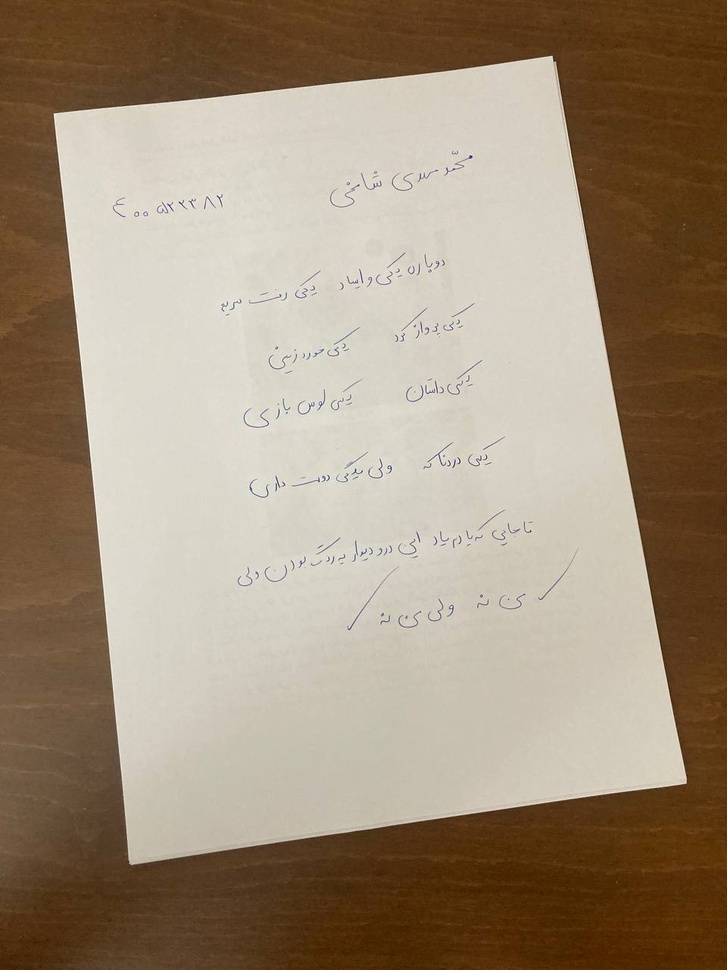
#> input picture HW3/Q7/pic.jpg, 727 x 970 px, shrunk from 960 x 1280 before the run
$ jupyter execute Q7.ipynb
#> lines starting #> are read from the running program, lines starting #| are printed output that depends on the picture; after the words box and inside, x2 and y2 are one past the last pixel; in counts of white or black regions, pixels touching at a corner belong together
# Imports

[cell 1]
import cv2
import numpy as np
import matplotlib.pyplot as plt

# Utilities

[cell 2]
def imshow(im):
    width, height, *channels = im.shape
    if channels:
        # By default, OpenCV tends to work with images in the BGR format.
        # This is due to some outdated practices, but it has been left in the library.
        # We can iterate the channels in reverse order to get an RGB image.
        plt.imshow(im[:,:,::-1])
    else:
        plt.imshow(im, cmap='gray')
    plt.axis('off')

[cell 3]
def reorder(vertices):
    # OpenCV *prefers* if we use `np.float32`.
    reordered = np.zeros_like(vertices, dtype=np.float32)
    add = vertices.sum(1)
    reordered[0] = vertices[np.argmin(add)]
    reordered[2] = vertices[np.argmax(add)]
    diff = np.diff(vertices, axis=1)
    reordered[1] = vertices[np.argmin(diff)]
    reordered[3] = vertices[np.argmax(diff)]
    return reordered

# Image

[cell 4]
image = cv2.imread('pic.jpg')
#> image is the input picture: shape (970, 727, 3); mean B, G, R 121.1, 142.1, 159.4

# Process

Follow the hints in each section to implement the functions.

## Grayscale Transform

Use the `cv2.cvtColor` function with any color space you deem appropriate. The resulting image should have a single channel.

[cell 5]
def to_grayscale(im):

    im_gray = cv2.cvtColor(im, cv2.COLOR_BGR2GRAY)

    return im_gray

[cell 6]
grayscale = to_grayscale(image)
#> in to_grayscale, `im_gray = cv2.cvtColor(im, cv2.COLOR_BGR2GRAY)`:
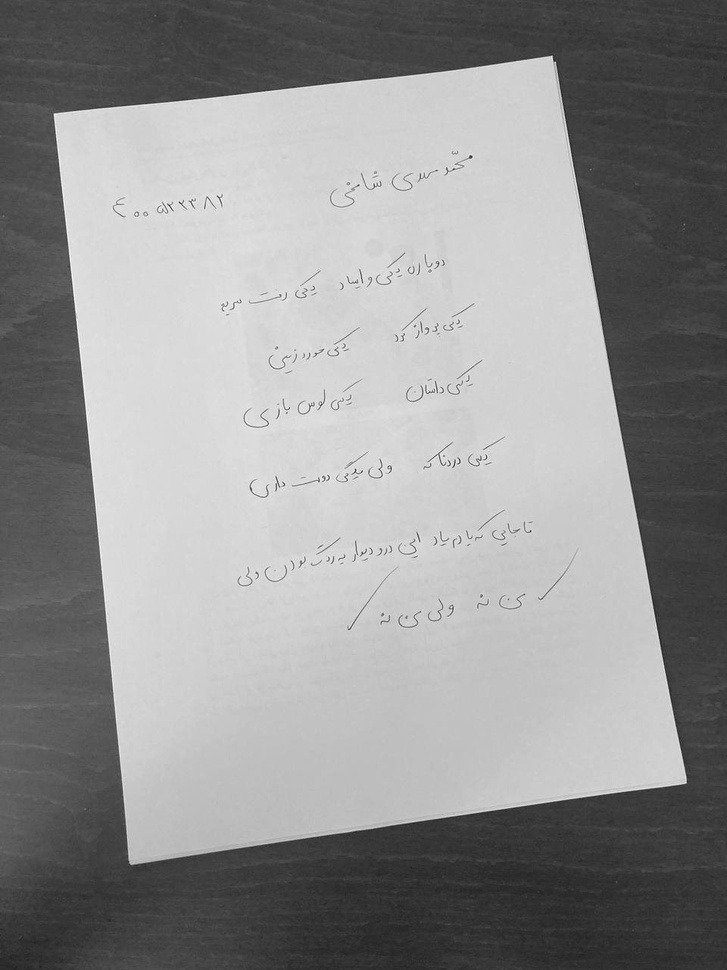
#> im_gray: shape (970, 727); min 31, max 254, mean 144.9
imshow(grayscale)

## Blurring the Image

The Gaussian filter or its more advanced sibling, the Bilateral filter, have shown the best results. Go with whatever smoothing filter you prefer. Considering that the image is highly likely to contain texts, adjust your window size accordingly.

[cell 7]
def blur(image):
    im_blur = cv2.GaussianBlur(image, (3, 3), 0)
    return im_blur

[cell 8]
blurred = blur(grayscale)
imshow(blurred)

## Edge Detection

The `cv2.Canny` filter tends to generate the best results. Tune its thresholds using the provided image and try it on a few more examples.

[cell 9]
def to_edges(im):
    im_edges = cv2.Canny(im, 100, 200)
    return im_edges

[cell 10]
edges = to_edges(blurred)
#> in to_edges, `im_edges = cv2.Canny(im, 100, 200)`:
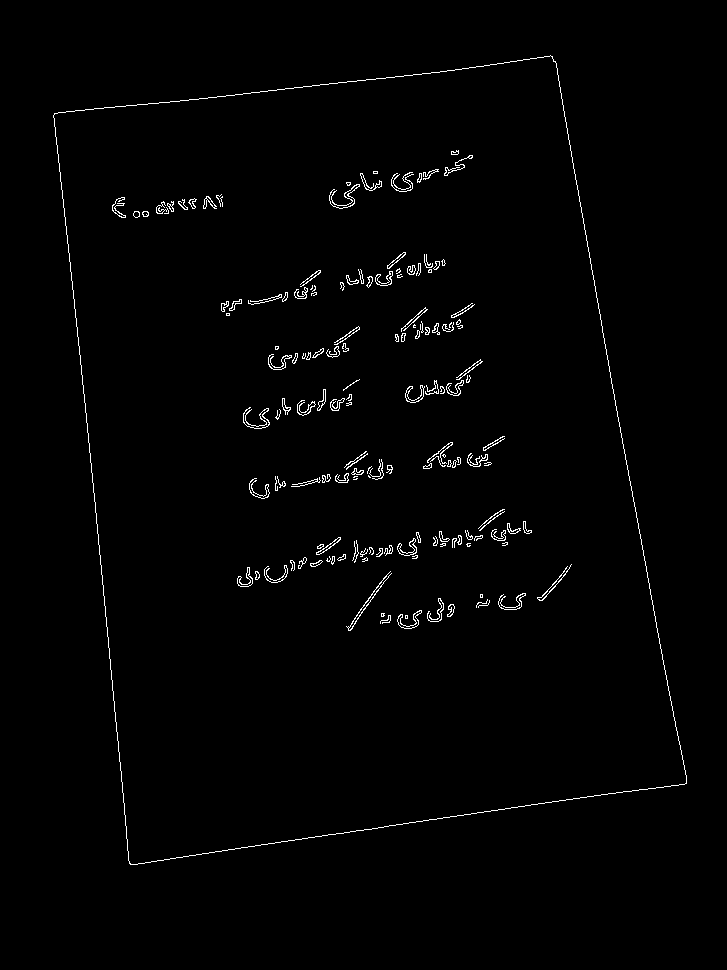
#> im_edges: shape (970, 727); 1.2% white in thin lines or dots, all inside (x1, y1, x2, y2) = (53, 55, 687, 865)
imshow(edges)

## Contour Detection

We highly suggest that you learn more about [image contours](https://docs.opencv.org/4.x/d4/d73/tutorial_py_contours_begin.html), specifically, the `cv2.findContours` function. You'd want to find the contour that has the largest surface area (using `cv2.contourArea`) and simplify its boundaries to a quadrilateral using `cv2.approxPolyDP` (and possibly `cv2.arcLength`). If this all sounds too complicated, go with the Hough transform. As discussed in the instructions, you can use the Hough transform to identify four lines within the output of `to_edges` to identify the most prominent parallelogram present in the image. This isn't, however, the best solution.

Regardless of the method, the output of the function must be the coordinates of the four vertices containing the page, in the form of a `4x2` array.

*Hint*: If you are using `cv2.findContours`, the Simple Approximation Model suffices for our purposes.

[cell 11]
# https://www.geeksforgeeks.org/find-co-ordinates-of-contours-using-opencv-python/
def find_vertices(im):
    # Find contours
    contours, _ = cv2.findContours(im, cv2.RETR_TREE, cv2.CHAIN_APPROX_SIMPLE)

    # Find the largest contour by area
    largest_contour = max(contours, key=cv2.contourArea)

    # Approximate the contour to a quadrilateral
    epsilon = 0.02 * cv2.arcLength(largest_contour, True)
    vertices = cv2.approxPolyDP(largest_contour, epsilon, True)

    return vertices

[cell 12]
imshow(image)
vertices = find_vertices(edges)
#> in find_vertices, `contours, _ = cv2.findContours(im, cv2.RETR_TREE, cv2.CHAIN_APPROX_SIM..`: contours = 244 contours, 150 with area under 20; largest, box (x1, y1, x2, y2) and area: (53, 55, 687, 865) 395412, (53, 55, 687, 865) 395408, (397, 610, 422, 629) 120, (397, 538, 417, 556) 108, (397, 610, 422, 629) 106
#> in find_vertices, `largest_contour = max(contours, key=cv2.contourArea)`: largest_contour = contour of 705 points, box (x1, y1, x2, y2) (53, 55, 687, 865), area 395412
#> in find_vertices, `epsilon = 0.02 * cv2.arcLength(largest_contour, True)`: epsilon = 53.57
#> in find_vertices, `vertices = cv2.approxPolyDP(largest_contour, epsilon, True)`: vertices = [[552, 56], [54, 113], [130, 864], [686, 783]]
#> vertices = [[552, 56], [54, 113], [130, 864], [686, 783]]

[cell 13]
# Let's draw the points on the original image.
cv2.drawContours(image, [vertices], 0, (0, 0, 255), 3)
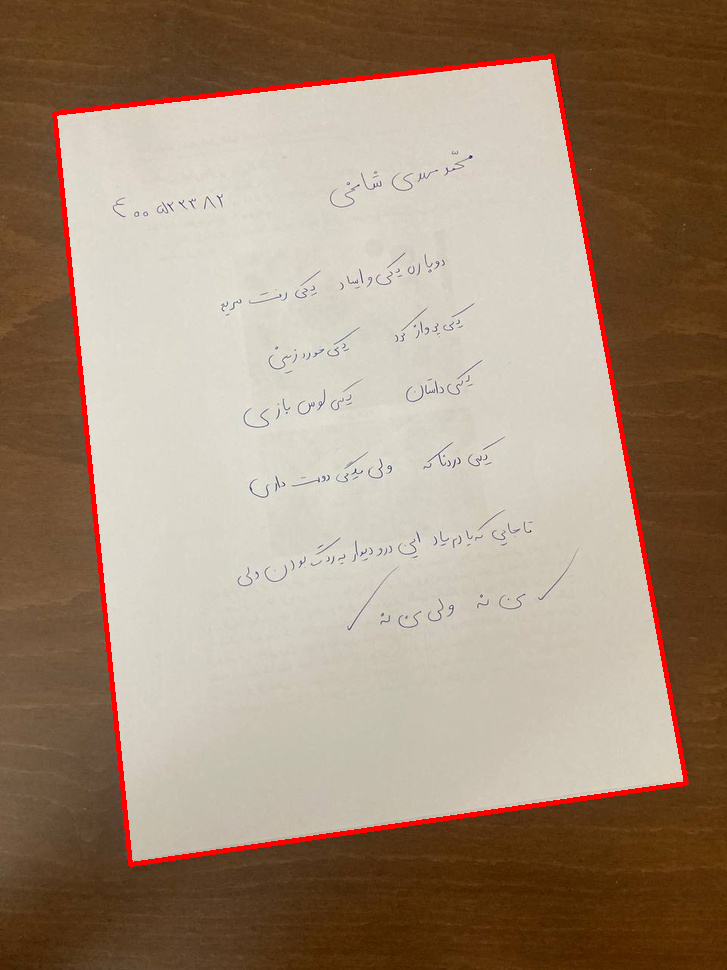
#> image: shape (970, 727, 3); mean B, G, R 119.4, 140, 161.5

# Display the result
imshow(image)

## Perspective Transform

We can use the `cv2.getPerspectiveTransform` function to find a transform that maps the region we have identified to a rectangle that we can easily crop. You then need to use `cv2.warpPerspective` to apply this transform and crop out the target region.

**Note**: `cv2.getPerspectiveTransform` expects your vertices in a particular order. They should be top left, top right, bottom right, and finally, bottom left. We have implemented a utility function for this purpose.

[cell 14]
# https://www.geeksforgeeks.org/perspective-transformation-python-opencv/
def crop_out(im, vertices):
    h, w = im.shape[:2]
    vertices = vertices.reshape(4, 2)
    vertices = vertices.astype(np.float32)
    dst_pts = np.array([(h, 0), (0, 0), (0, w), (h, w)], dtype=np.float32)
    H = cv2.getPerspectiveTransform(vertices, dst_pts)
    cropped = cv2.warpPerspective(im, H, (h, w))
    return cropped

[cell 15]
cropped = crop_out(image, vertices)
#> in crop_out, `H = cv2.getPerspectiveTransform(vertices, dst_pts)`: H = [[1.92, -0.194, -81.72], [0.125, 1.09, -130.3], [-2.24e-05, 0.000169, 1]]
imshow(cropped)

## Image Enhancement

I'll leave this part up to you!

[cell 16]
# https://stackoverflow.com/questions/32913157/how-to-get-magic-color-effect-like-cam-scanner-using-opencv
# https://github.com/harshilp24/document_scanner_python/blob/main/scan
def enhance(im):
    gray = cv2.cvtColor(im, cv2.COLOR_BGR2GRAY)

    # Apply adaptive thresholding for high contrast
    enhanced = cv2.adaptiveThreshold(gray, 255, cv2.ADAPTIVE_THRESH_GAUSSIAN_C,
                                     cv2.THRESH_BINARY, 11, 2)

    # Convert back to color
    enhanced_color = cv2.cvtColor(enhanced, cv2.COLOR_GRAY2BGR)

    # Blend with original image to restore color vibrancy
    blended = cv2.addWeighted(im, 0.6, enhanced_color, 0.4, 0)

    return blended

## Result

Let's put everything together and get the result in one go.

[cell 17]
def scan(im):
    grayscale = to_grayscale(im)
    blurred = blur(grayscale)
    edges = to_edges(blurred)
#> in to_edges (call 2), `im_edges = cv2.Canny(im, 100, 200)`: im_edges: shape (970, 727); 1.2% white in thin lines or dots, all inside (x1, y1, x2, y2) = (57, 59, 684, 862)
    vertices = find_vertices(edges)
#> in find_vertices (call 2), `contours, _ = cv2.findContours(im, cv2.RETR_TREE, cv2.CHAIN_APPROX_SIM..`: contours = 244 contours, 150 with area under 20; largest, box (x1, y1, x2, y2) and area: (57, 59, 684, 862) 390448, (57, 59, 684, 862) 390446, (397, 610, 422, 629) 120, (397, 538, 417, 556) 108, (397, 610, 422, 629) 106
    cropped = crop_out(im, vertices)
    return enhance(cropped)

[cell 18]
scanned = scan(image)
#> in scan, `vertices = find_vertices(edges)`: vertices = [[550, 59], [57, 116], [132, 860], [682, 781]]
#> in crop_out (call 2), `H = cv2.getPerspectiveTransform(vertices, dst_pts)`: H = [[1.94, -0.196, -88.1], [0.128, 1.1, -135.2], [-1.84e-05, 0.000168, 1]]
#> in crop_out (call 2), `cropped = cv2.warpPerspective(im, H, (h, w))`:
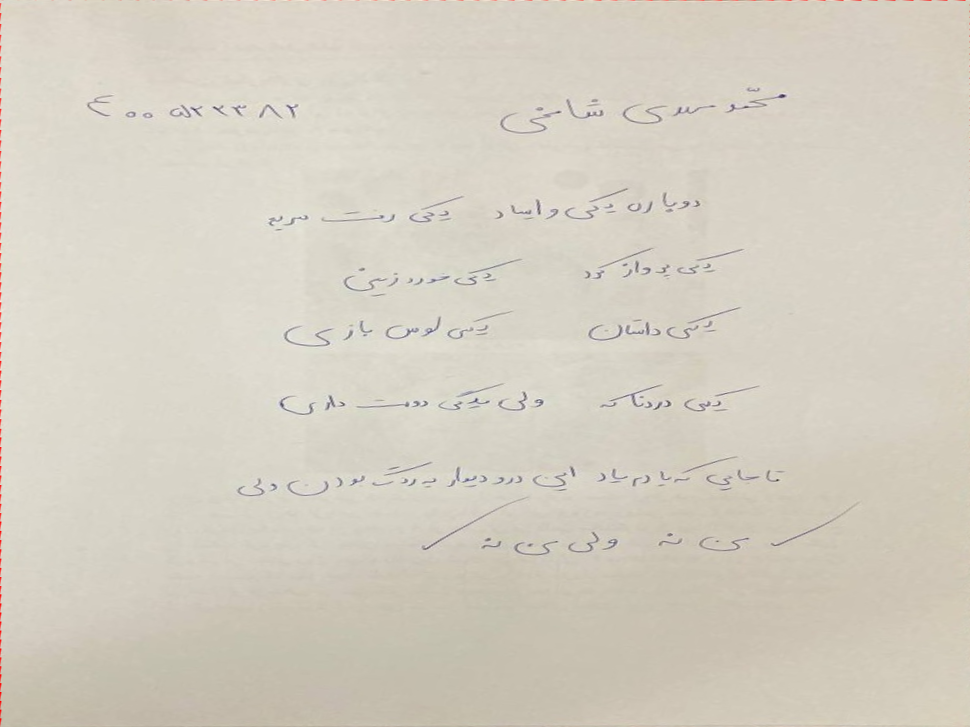
#> cropped: shape (727, 970, 3); mean B, G, R 194.1, 206.8, 212.7
#> in enhance, `enhanced = cv2.adaptiveThreshold(gray, 255, cv2.ADAPTIVE_THRESH_GAUSSI..`:
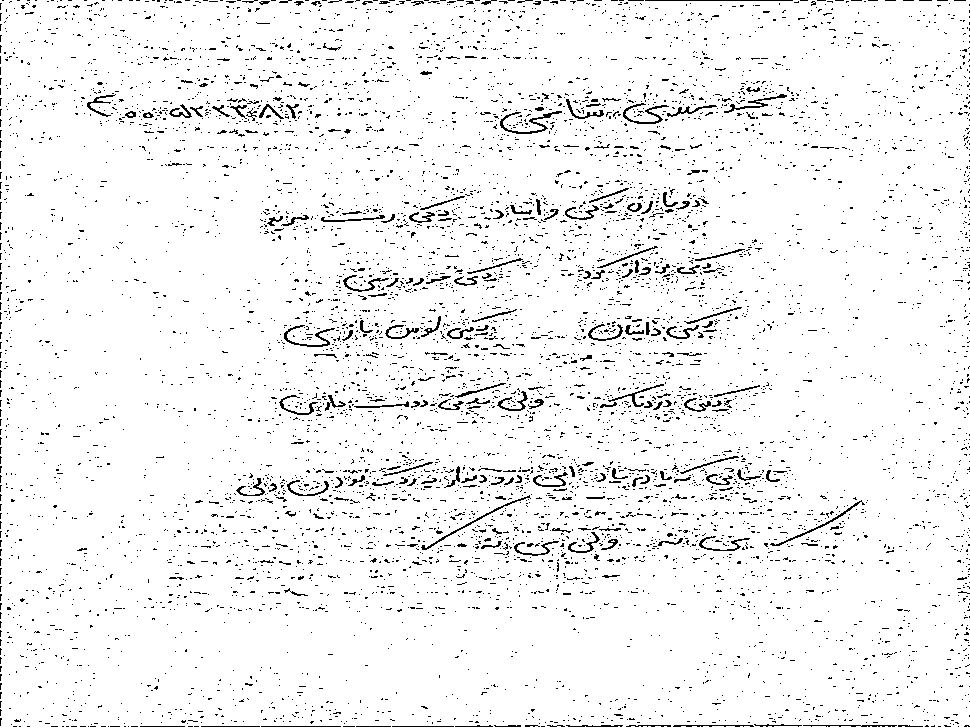
#> enhanced: shape (727, 970); 95.1% white; black in thin lines or dots
#> in enhance, `enhanced_color = cv2.cvtColor(enhanced, cv2.COLOR_GRAY2BGR)`: enhanced_color: shape (727, 970, 3); 95.1% white; black in thin lines or dots
#> in enhance, `blended = cv2.addWeighted(im, 0.6, enhanced_color, 0.4, 0)`:
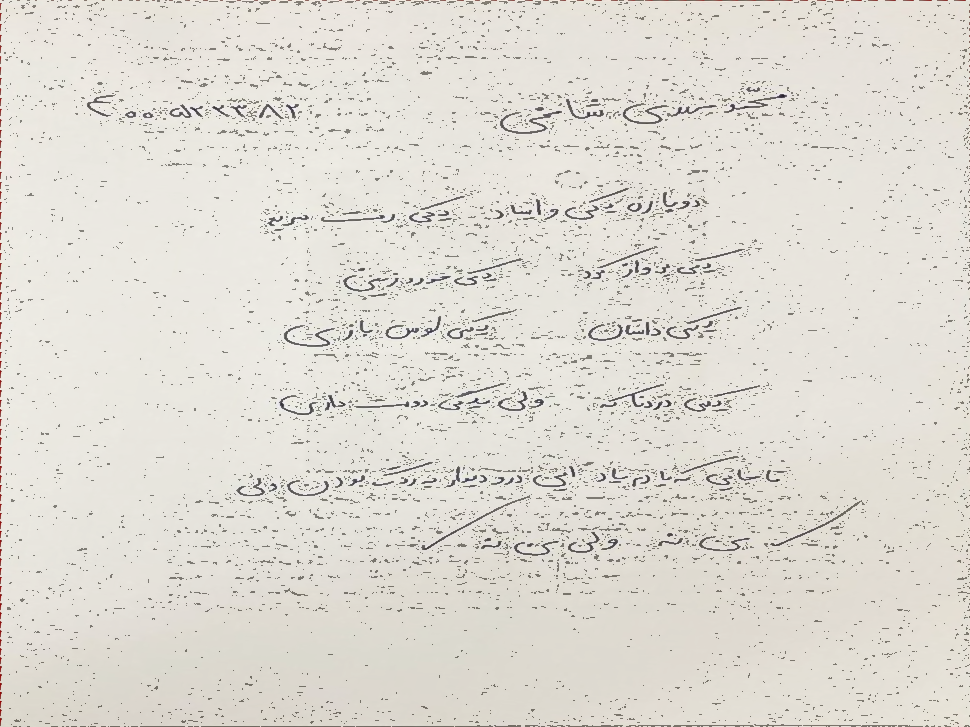
#> blended: shape (727, 970, 3); mean B, G, R 213.5, 221.1, 224.6
cv2.imwrite('images/scanned.png', scanned)
imshow(scanned)
